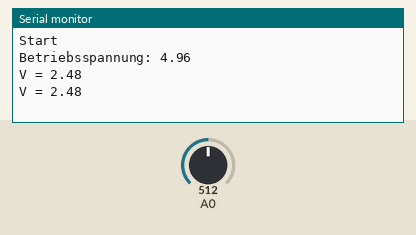
Recording of a sketch running on a simulated ATtiny85, built with avr-gcc and run on an emulated ATtiny85. Shown: the last lines printed to the serial monitor. The inputs (shaded band) are chosen by the test bench; at power-on: A0 = 512.

Above: at 2.8 s.
2.9 s: A0 set to 716
At 4.6 s:
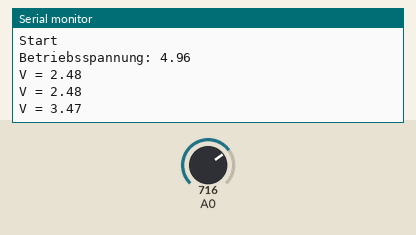
5.6 s: A0 set to 900
At 7.4 s:
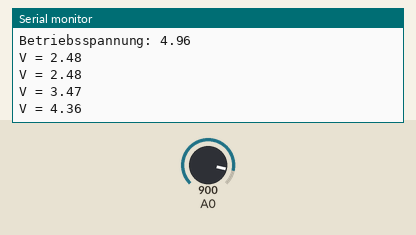
Timing chart, 0 to 8.9 s (numbered marks = the images above; inputs shaded):
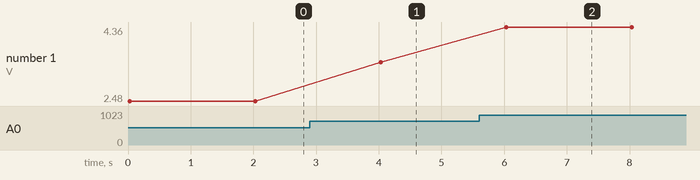

The sketch:

Versorgungsspannung.ino
```cpp
const float INTERN = 1.09; // bestimmt pro IC
float vcc = 5.0; // wird dann gemessen

float messenBetrieb() {
  // Lesen 1,1V-Referenz als Input mit Referenz Betriebsspannung vcc
  // Referenz Vcc und analog Input = interne Referenz 1,1V
  #if defined(__AVR_ATmega32U4__) || defined(__AVR_ATmega1280__) || defined(__AVR_ATmega2560__)
    ADMUX = _BV(REFS0) | _BV(MUX4) | _BV(MUX3) | _BV(MUX2) | _BV(MUX1);
  #elif defined (__AVR_ATtiny24__) || defined(__AVR_ATtiny44__) || defined(__AVR_ATtiny84__)
    ADMUX = _BV(MUX5) | _BV(MUX0);
  #elif defined (__AVR_ATtiny25__) || defined(__AVR_ATtiny45__) || defined(__AVR_ATtiny85__)
    ADMUX = _BV(MUX3) | _BV(MUX2);
  #else
    ADMUX = _BV(REFS0) | _BV(MUX3) | _BV(MUX2) | _BV(MUX1);
  #endif

  delay(10); // Warten bis Referenz eingeschwungen
  ADCSRA |= _BV(ADSC); // Start Umwandlung
  while (bit_is_set(ADCSRA,ADSC)); // Messen

  uint8_t low  = ADCL; // must read ADCL first - it then locks ADCH
  uint8_t high = ADCH; // unlocks both

  long result = (high<<8) | low;
  float rvcc = INTERN * 1023L / result;
  Serial.print("Betriebsspannung: ");Serial.println(rvcc);
  analogReference(DEFAULT);  // zurückstellen auf Vcc als Referenz
  delay(10); // Warten bis Referenz eingeschwungen
  return rvcc;
}

void setup() {
  Serial.begin(115200);
  Serial.println("Start");
  vcc  = messenBetrieb();
}

void loop() {
  float mess = vcc / 1023 * analogRead(A0);
  Serial.print("V = ");
  Serial.println(mess);
  delay(2000);
}
```

Measured:
- after the input at 2.9 s, the serial monitor: prints a new line after 1.1 s (image 1)
- after the input at 5.6 s, the serial monitor: prints a new line after 0.43 s (image 2)
- plotted number 1: 2.48 → 3.47 after the input at 2.9 s, 3.47 → 4.36 after the input at 5.6 s
